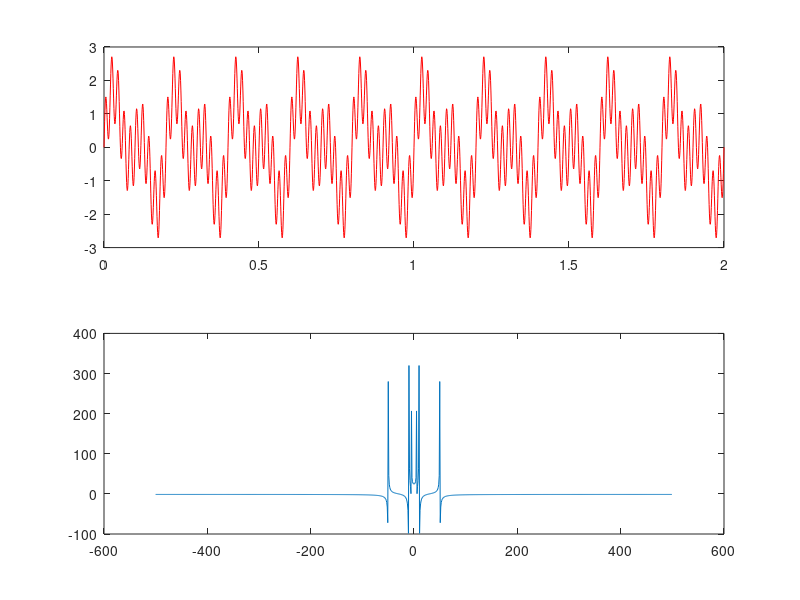

Here is the MATLAB script that generated this plot:
clc;
clear all;
clf;

t = 0:0.001:2;
x =  sin(2*pi*10*t) + sin(2*pi*5*t) + sin(2*pi*50*t);

N = 1024;
y = fftshift(fft(x, N));

fs = 1/0.001;
fval = fs*[(-(N/2):(N/2)-1)/N];

figure
subplot(2,1,1)
plot(t, x, 'r');
subplot(2,1,2)
plot(fval, y);
